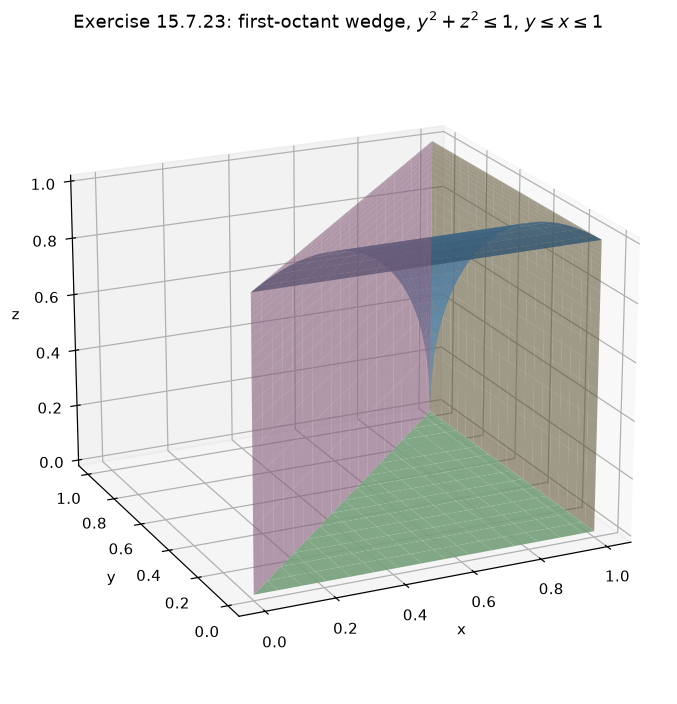

This chart was generated by the following Python code:
"""Fig 1: 3D wedge for 15.7.23: quarter cylinder y^2+z^2=1, y<=x<=1, first octant."""
import numpy as np
import matplotlib
matplotlib.use("Agg")
import matplotlib.pyplot as plt

fig = plt.figure(figsize=(8, 6.5))
ax = fig.add_subplot(111, projection="3d")
# cylinder side: t in [0,pi/2]: y=cos t, z=sin t;  s in [0,1]: x = y + s(1-y)
t = np.linspace(0, np.pi/2, 40)
s = np.linspace(0, 1, 30)
T, S = np.meshgrid(t, s, indexing="ij")
Yc = np.cos(T)
Zc = np.sin(T)
Xc = Yc + S * (1.0 - Yc)
ax.plot_surface(Xc, Yc, Zc, alpha=0.85, color="#66a3d2", rstride=2, cstride=2)
# floor z=0: 0<=y<=1, y<=x<=1
Yg = np.linspace(0, 1, 30)
Xg = np.linspace(0, 1, 30)
YG, XG = np.meshgrid(Yg, Xg, indexing="ij")
m = XG >= YG
Zfloor = np.where(m, 0.0, np.nan)
ax.plot_surface(XG, YG, Zfloor, alpha=0.9, color="#9ad0a0", rstride=2, cstride=2)
# plane y=x: 0<=y<=1, 0<=z<=sqrt(1-y^2)
Yp = np.linspace(0, 1, 40)
Zp = np.sqrt(np.clip(1 - Yp**2, 0, None))
YP, ZPP = np.meshgrid(Yp, Zp, indexing="ij")
ax.plot_surface(YP, YP, ZPP, alpha=0.6, color="#c98ab8", rstride=2, cstride=2)
# plane x=1
ax.plot_surface(np.ones_like(YP), YP, ZPP, alpha=0.55, color="#d2b46a", rstride=2, cstride=2)
ax.set_xlabel("x"); ax.set_ylabel("y"); ax.set_zlabel("z")
ax.set_title(rf"Exercise 15.7.23: first-octant wedge, $y^2+z^2 \leq 1$, $y \leq x \leq 1$")
ax.view_init(elev=20, azim=-115)
plt.tight_layout()
plt.savefig("D:/Program-Files/MCMA-Toolchain/dev-logs/.raw_data/dev-logs-20261110/dsh-qwen3.8-27b-hpc/calculus-15.7.23/solution/part1_figure1.png",
            dpi=110, bbox_inches="tight")
print("saved fig1")
